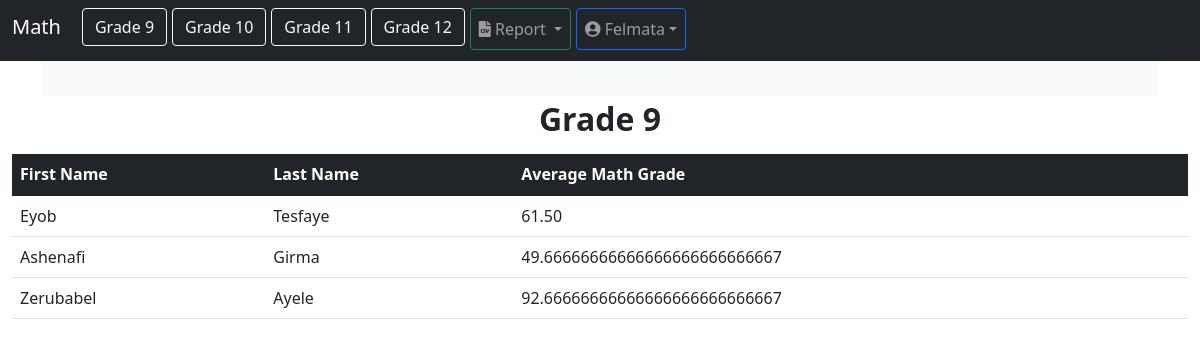
Page /math_average/9 (signed in) on the committed database.
### users/models.py (models this page shows)
class CustomUser(AbstractUser):
	pass

### grades_app/models.py (models this page shows, shortened)
class Student(models.Model):
    user = models.OneToOneField(AUTH_USER_MODEL, on_delete=models.CASCADE)
    first_name = models.CharField(max_length=50)
    last_name = models.CharField(max_length=50)
    grade_level = models.IntegerField()

### grades_app/views.py (the view)
# urls.py: path("math_average/<int:grade_level>", views.math_average, name="math_average"),
@login_required
@user_passes_test(lambda user: user.groups.filter(name='High School Math Teachers').exists())
def math_average(request, grade_level):
	students = Student.objects.filter(grade_level=grade_level)
	student_grades_list = []
	grade_levels = [9, 10, 11, 12]
	for student in students:
		average_grade = calculate_average_math_grade(student, grade_level)
		student_grades_list.append((student.first_name, student.last_name, average_grade))
	context = {
		'student_grades_list': student_grades_list,
		'grade_level': grade_level,
		'grade_levels': grade_levels,
	}
	return render(request, 'grades_app/math_averages.html', context)

### grades_app/views.py (called while the page is built)
def calculate_average_math_grade(student, grade_level):
    if grade_level == 9:
        grade_model = Math_Grade_9
    elif grade_level == 10:
        grade_model = Math_Grade_10
    elif grade_level == 11:
        grade_model = Math_Grade_11
    elif grade_level == 12:
        grade_model = Math_Grade_12
    else:
        return 0
    math_grades = grade_model.objects.filter(student=student)
    total_grades = math_grades.count()
    if total_grades > 0:
        total_sum = sum(grade.grade for grade in math_grades)
        average_grade = total_sum / total_grades
        return average_grade
    else:
        return 0

### grades_app/templates/grades_app/math_averages.html (shortened to what this page needs)
{% load static %}
<!doctype html>
<html lang="en">
<head>
    <link rel="stylesheet" type="text/css" href="{% static 'grades_app/bootstrap.min.css' %}">
    <link rel="stylesheet" type="text/css" href="{% static 'grades_app/all.css' %}">
</head>
<body>
    <nav class="navbar navbar-expand-md navbar-dark fixed-top bg-dark">
        <div class="container-fluid">
            <h1 class="navbar-brand h1" href="#">Math</h1>
            <div class="collapse navbar-collapse" id="navbarCollapse">
                <ul class="navbar-nav me-auto mb-2 mb-md-0">
                    {% for grade_level in grade_levels %}
                    <li style="padding-left: 5px; padding-bottom: 3px;" class="nav-item">
                        <a class="btn btn-outline-light" aria-current="page" href="{% url 'grades_app:math_average' grade_level=grade_level %}">Grade {{ grade_level }}</a>
                    </li>
                    {% endfor %}
                    <div style="padding-left: 5px; padding-bottom: 3px;" class="collapse navbar-collapse" id="navbarCollapse">
                        <ul class="navbar-nav me-auto mb-2 mb-md-0">
                            <li class="nav-item dropdown">
                                <a class="nav-link dropdown-toggle btn btn-outline-success" href="#" id="dropdown03" data-bs-toggle="dropdown" aria-expanded="false">
                                    <i class="fa fa-file-csv"></i> Report
                                </a>
                            </li>
                        </ul>
                    </div>
                    <div style="padding-left: 5px; padding-bottom: 3px;" class="collapse navbar-collapse" id="navbarCollapse">
                        <ul class="navbar-nav me-auto mb-2 mb-md-0">
                            <li class="nav-item dropdown">
                                <a class="nav-link dropdown-toggle btn btn-outline-primary" href="#" id="dropdown03" data-bs-toggle="dropdown" aria-expanded="false"><i class="fa fa-user-circle"></i> {{ request.user.username | title }}</a>
                            </li>
                        </ul>
                    </div>
                </ul>
            </div>
        </div>
    </nav>
    <main class="container">
    </main>
            <h2 style="text-align:center;" class="mt-1"><strong>Grade {{ grade_level }}</strong></h2>
    <div class="bd-cheatsheet container-fluid bg-body">
        <article class="my-3" id="tables">
            <div>
                <div class="bd-example">
                    <table class="table table-hover">
                        <thead>
                            <tr>
                                <th class="table-dark" scope="col">First Name</th>
                                <th class="table-dark" scope="col">Last Name</th>
                                <th class="table-dark" scope="col">Average Math Grade</th>
                            </tr>
                        </thead>
                        <tbody>
                            {% for student in student_grades_list %}
                            <tr>
                                {% for value in student %}
                                <td>{{ value }}</td>
                            {% endfor %}
                            </tr>
                            {% endfor %}
                        </tbody>
                    </table>
                </div>
            </div>
        </article>
    </div>
</body>
</html>

### grades_app/static/grades_app/all.css (style rules this page uses)
.fa, .fas, .far, .fal, .fad, .fab { -moz-osx-font-smoothing: grayscale; -webkit-font-smoothing: antialiased; display: inline-block; font-style: normal; font-variant: normal; text-rendering: auto; line-height: 1; }
.fa-file-csv:before { content: "\f6dd"; }
.fa-user-circle:before { content: "\f2bd"; }
.fa, .fas { font-family: 'Font Awesome 5 Free'; font-weight: 900; }

### rows in the picture
CustomUser: user.username "Felmata"
Student: student "Eyob" "Tesfaye"
Student: student "Ashenafi" "Girma"
Student: student "Zerubabel" "Ayele"

### other values in the picture
{{ grade_level }} "9" "10" "11" "12"
{{ grade_level }} "9"
{{ value }} "61.50" "49.66666666666666666666666667" "92.66666666666666666666666667"
